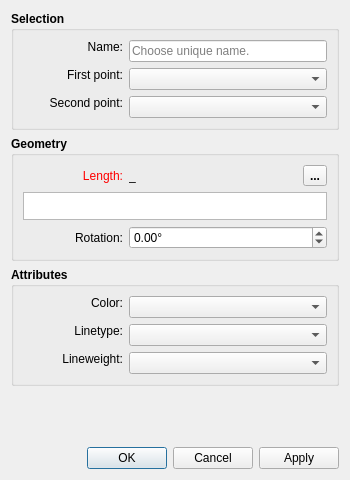
<?xml version="1.0" encoding="UTF-8"?>
<ui version="4.0">
 <class>DialogNormal</class>
 <widget class="QDialog" name="DialogNormal">
  <property name="geometry">
   <rect>
    <x>0</x>
    <y>0</y>
    <width>350</width>
    <height>480</height>
   </rect>
  </property>
  <property name="minimumSize">
   <size>
    <width>275</width>
    <height>480</height>
   </size>
  </property>
  <property name="font">
   <font>
    <pointsize>9</pointsize>
   </font>
  </property>
  <property name="windowTitle">
   <string>Point - On Perpendicular</string>
  </property>
  <property name="windowIcon">
   <iconset resource="../../../vmisc/share/resources/icon.qrc">
    <normaloff>:/icon/64x64/icon64x64.png</normaloff>:/icon/64x64/icon64x64.png</iconset>
  </property>
  <property name="locale">
   <locale language="English" country="UnitedStates"/>
  </property>
  <property name="modal">
   <bool>true</bool>
  </property>
  <layout class="QVBoxLayout" name="verticalLayout_2">
   <item>
    <widget class="QGroupBox" name="selection_GroupBox">
     <property name="sizePolicy">
      <sizepolicy hsizetype="Expanding" vsizetype="Preferred">
       <horstretch>0</horstretch>
       <verstretch>0</verstretch>
      </sizepolicy>
     </property>
     <property name="minimumSize">
      <size>
       <width>240</width>
       <height>0</height>
      </size>
     </property>
     <property name="font">
      <font>
       <pointsize>9</pointsize>
       <bold>true</bold>
      </font>
     </property>
     <property name="title">
      <string>Selection</string>
     </property>
     <layout class="QFormLayout" name="formLayout">
      <item row="0" column="0">
       <widget class="QLabel" name="labelEditNamePoint">
        <property name="sizePolicy">
         <sizepolicy hsizetype="Preferred" vsizetype="Fixed">
          <horstretch>0</horstretch>
          <verstretch>0</verstretch>
         </sizepolicy>
        </property>
        <property name="minimumSize">
         <size>
          <width>100</width>
          <height>0</height>
         </size>
        </property>
        <property name="font">
         <font>
          <pointsize>9</pointsize>
          <bold>false</bold>
         </font>
        </property>
        <property name="text">
         <string>Name:</string>
        </property>
        <property name="alignment">
         <set>Qt::AlignRight|Qt::AlignTrailing|Qt::AlignVCenter</set>
        </property>
       </widget>
      </item>
      <item row="0" column="1">
       <widget class="QLineEdit" name="lineEditNamePoint">
        <property name="sizePolicy">
         <sizepolicy hsizetype="Expanding" vsizetype="Fixed">
          <horstretch>0</horstretch>
          <verstretch>0</verstretch>
         </sizepolicy>
        </property>
        <property name="minimumSize">
         <size>
          <width>80</width>
          <height>0</height>
         </size>
        </property>
        <property name="font">
         <font>
          <pointsize>9</pointsize>
          <bold>false</bold>
         </font>
        </property>
        <property name="focusPolicy">
         <enum>Qt::StrongFocus</enum>
        </property>
        <property name="toolTip">
         <string>Unique name</string>
        </property>
        <property name="placeholderText">
         <string>Choose unique name.</string>
        </property>
       </widget>
      </item>
      <item row="1" column="0">
       <widget class="QLabel" name="labelFirstPoint">
        <property name="sizePolicy">
         <sizepolicy hsizetype="Preferred" vsizetype="Fixed">
          <horstretch>0</horstretch>
          <verstretch>0</verstretch>
         </sizepolicy>
        </property>
        <property name="minimumSize">
         <size>
          <width>100</width>
          <height>0</height>
         </size>
        </property>
        <property name="font">
         <font>
          <pointsize>9</pointsize>
          <bold>false</bold>
         </font>
        </property>
        <property name="text">
         <string>First point:</string>
        </property>
        <property name="alignment">
         <set>Qt::AlignRight|Qt::AlignTrailing|Qt::AlignVCenter</set>
        </property>
       </widget>
      </item>
      <item row="1" column="1">
       <widget class="QComboBox" name="comboBoxFirstPoint">
        <property name="sizePolicy">
         <sizepolicy hsizetype="Expanding" vsizetype="Fixed">
          <horstretch>0</horstretch>
          <verstretch>0</verstretch>
         </sizepolicy>
        </property>
        <property name="minimumSize">
         <size>
          <width>80</width>
          <height>0</height>
         </size>
        </property>
        <property name="font">
         <font>
          <pointsize>9</pointsize>
          <bold>false</bold>
         </font>
        </property>
       </widget>
      </item>
      <item row="2" column="0">
       <widget class="QLabel" name="labelSecondPoint">
        <property name="sizePolicy">
         <sizepolicy hsizetype="Preferred" vsizetype="Fixed">
          <horstretch>0</horstretch>
          <verstretch>0</verstretch>
         </sizepolicy>
        </property>
        <property name="minimumSize">
         <size>
          <width>100</width>
          <height>0</height>
         </size>
        </property>
        <property name="font">
         <font>
          <pointsize>9</pointsize>
          <bold>false</bold>
         </font>
        </property>
        <property name="text">
         <string>Second point:</string>
        </property>
        <property name="alignment">
         <set>Qt::AlignRight|Qt::AlignTrailing|Qt::AlignVCenter</set>
        </property>
       </widget>
      </item>
      <item row="2" column="1">
       <widget class="QComboBox" name="comboBoxSecondPoint">
        <property name="sizePolicy">
         <sizepolicy hsizetype="Expanding" vsizetype="Fixed">
          <horstretch>0</horstretch>
          <verstretch>0</verstretch>
         </sizepolicy>
        </property>
        <property name="minimumSize">
         <size>
          <width>80</width>
          <height>0</height>
         </size>
        </property>
        <property name="font">
         <font>
          <pointsize>9</pointsize>
          <bold>false</bold>
         </font>
        </property>
       </widget>
      </item>
     </layout>
    </widget>
   </item>
   <item>
    <widget class="QGroupBox" name="geometry_GroupBox">
     <property name="minimumSize">
      <size>
       <width>0</width>
       <height>100</height>
      </size>
     </property>
     <property name="font">
      <font>
       <pointsize>9</pointsize>
       <bold>true</bold>
      </font>
     </property>
     <property name="title">
      <string>Geometry</string>
     </property>
     <layout class="QVBoxLayout" name="verticalLayout">
      <item>
       <layout class="QHBoxLayout" name="horizontalLayout">
        <item alignment="Qt::AlignLeft">
         <widget class="QLabel" name="labelEditFormula">
          <property name="sizePolicy">
           <sizepolicy hsizetype="Preferred" vsizetype="Preferred">
            <horstretch>0</horstretch>
            <verstretch>0</verstretch>
           </sizepolicy>
          </property>
          <property name="minimumSize">
           <size>
            <width>100</width>
            <height>0</height>
           </size>
          </property>
          <property name="palette">
           <palette>
            <active>
             <colorrole role="WindowText">
              <brush brushstyle="SolidPattern">
               <color alpha="255">
                <red>255</red>
                <green>0</green>
                <blue>0</blue>
               </color>
              </brush>
             </colorrole>
            </active>
            <inactive>
             <colorrole role="WindowText">
              <brush brushstyle="SolidPattern">
               <color alpha="255">
                <red>255</red>
                <green>0</green>
                <blue>0</blue>
               </color>
              </brush>
             </colorrole>
            </inactive>
            <disabled>
             <colorrole role="WindowText">
              <brush brushstyle="SolidPattern">
               <color alpha="255">
                <red>159</red>
                <green>158</green>
                <blue>158</blue>
               </color>
              </brush>
             </colorrole>
            </disabled>
           </palette>
          </property>
          <property name="font">
           <font>
            <pointsize>9</pointsize>
            <bold>false</bold>
           </font>
          </property>
          <property name="text">
           <string>Length:</string>
          </property>
          <property name="alignment">
           <set>Qt::AlignRight|Qt::AlignTrailing|Qt::AlignVCenter</set>
          </property>
         </widget>
        </item>
        <item>
         <widget class="QLabel" name="labelResultCalculation">
          <property name="sizePolicy">
           <sizepolicy hsizetype="Fixed" vsizetype="Preferred">
            <horstretch>0</horstretch>
            <verstretch>0</verstretch>
           </sizepolicy>
          </property>
          <property name="minimumSize">
           <size>
            <width>85</width>
            <height>0</height>
           </size>
          </property>
          <property name="font">
           <font>
            <pointsize>9</pointsize>
            <bold>false</bold>
           </font>
          </property>
          <property name="toolTip">
           <string>Value</string>
          </property>
          <property name="text">
           <string notr="true">_</string>
          </property>
         </widget>
        </item>
        <item>
         <spacer name="horizontalSpacer">
          <property name="orientation">
           <enum>Qt::Horizontal</enum>
          </property>
          <property name="sizeHint" stdset="0">
           <size>
            <width>10</width>
            <height>20</height>
           </size>
          </property>
         </spacer>
        </item>
        <item alignment="Qt::AlignRight">
         <widget class="QToolButton" name="toolButtonExprLength">
          <property name="toolTip">
           <string>Formula wizard</string>
          </property>
          <property name="text">
           <string notr="true">...</string>
          </property>
          <property name="icon">
           <iconset resource="../../../vmisc/share/resources/icon.qrc">
            <normaloff>:/tsvg/seamly/fx.tsvg</normaloff>:/tsvg/seamly/fx.tsvg</iconset>
          </property>
          <property name="iconSize">
           <size>
            <width>24</width>
            <height>24</height>
           </size>
          </property>
         </widget>
        </item>
       </layout>
      </item>
      <item>
       <widget class="ExpandingTextEdit" name="plainTextEditFormula">
        <property name="sizePolicy">
         <sizepolicy hsizetype="Expanding" vsizetype="Preferred">
          <horstretch>0</horstretch>
          <verstretch>0</verstretch>
         </sizepolicy>
        </property>
        <property name="maximumSize">
         <size>
          <width>16777215</width>
          <height>28</height>
         </size>
        </property>
        <property name="font">
         <font>
          <pointsize>9</pointsize>
          <bold>false</bold>
         </font>
        </property>
        <property name="toolTip">
         <string>Calculation</string>
        </property>
        <property name="tabChangesFocus">
         <bool>true</bool>
        </property>
       </widget>
      </item>
      <item>
       <layout class="QHBoxLayout" name="horizontalLayout_2">
        <item>
         <widget class="QLabel" name="label_5">
          <property name="sizePolicy">
           <sizepolicy hsizetype="Preferred" vsizetype="Preferred">
            <horstretch>0</horstretch>
            <verstretch>0</verstretch>
           </sizepolicy>
          </property>
          <property name="minimumSize">
           <size>
            <width>100</width>
            <height>0</height>
           </size>
          </property>
          <property name="font">
           <font>
            <pointsize>9</pointsize>
            <bold>false</bold>
           </font>
          </property>
          <property name="text">
           <string>Rotation:</string>
          </property>
          <property name="alignment">
           <set>Qt::AlignRight|Qt::AlignTrailing|Qt::AlignVCenter</set>
          </property>
          <property name="wordWrap">
           <bool>true</bool>
          </property>
         </widget>
        </item>
        <item>
         <widget class="QDoubleSpinBox" name="doubleSpinBoxAngle">
          <property name="sizePolicy">
           <sizepolicy hsizetype="Expanding" vsizetype="Fixed">
            <horstretch>0</horstretch>
            <verstretch>0</verstretch>
           </sizepolicy>
          </property>
          <property name="minimumSize">
           <size>
            <width>0</width>
            <height>0</height>
           </size>
          </property>
          <property name="font">
           <font>
            <pointsize>9</pointsize>
            <bold>false</bold>
           </font>
          </property>
          <property name="suffix">
           <string notr="true">°</string>
          </property>
          <property name="minimum">
           <double>-360.000000000000000</double>
          </property>
          <property name="maximum">
           <double>360.000000000000000</double>
          </property>
          <property name="singleStep">
           <double>45.000000000000000</double>
          </property>
         </widget>
        </item>
       </layout>
      </item>
     </layout>
    </widget>
   </item>
   <item>
    <widget class="QGroupBox" name="attributes_GroupBox_2">
     <property name="sizePolicy">
      <sizepolicy hsizetype="Expanding" vsizetype="Preferred">
       <horstretch>0</horstretch>
       <verstretch>0</verstretch>
      </sizepolicy>
     </property>
     <property name="minimumSize">
      <size>
       <width>240</width>
       <height>0</height>
      </size>
     </property>
     <property name="font">
      <font>
       <pointsize>9</pointsize>
       <bold>true</bold>
      </font>
     </property>
     <property name="title">
      <string>Attributes</string>
     </property>
     <layout class="QFormLayout" name="formLayout_2">
      <item row="0" column="0">
       <widget class="QLabel" name="lineColor_Label">
        <property name="sizePolicy">
         <sizepolicy hsizetype="Preferred" vsizetype="Fixed">
          <horstretch>0</horstretch>
          <verstretch>0</verstretch>
         </sizepolicy>
        </property>
        <property name="minimumSize">
         <size>
          <width>100</width>
          <height>0</height>
         </size>
        </property>
        <property name="maximumSize">
         <size>
          <width>16777215</width>
          <height>16777215</height>
         </size>
        </property>
        <property name="font">
         <font>
          <pointsize>9</pointsize>
          <bold>false</bold>
         </font>
        </property>
        <property name="text">
         <string>Color:</string>
        </property>
        <property name="alignment">
         <set>Qt::AlignRight|Qt::AlignTrailing|Qt::AlignVCenter</set>
        </property>
       </widget>
      </item>
      <item row="0" column="1">
       <widget class="ColorComboBox" name="lineColor_ComboBox">
        <property name="sizePolicy">
         <sizepolicy hsizetype="Expanding" vsizetype="Fixed">
          <horstretch>0</horstretch>
          <verstretch>0</verstretch>
         </sizepolicy>
        </property>
        <property name="minimumSize">
         <size>
          <width>80</width>
          <height>0</height>
         </size>
        </property>
        <property name="font">
         <font>
          <pointsize>9</pointsize>
          <bold>false</bold>
         </font>
        </property>
       </widget>
      </item>
      <item row="1" column="0">
       <widget class="QLabel" name="lineType_Label">
        <property name="sizePolicy">
         <sizepolicy hsizetype="Preferred" vsizetype="Fixed">
          <horstretch>0</horstretch>
          <verstretch>0</verstretch>
         </sizepolicy>
        </property>
        <property name="minimumSize">
         <size>
          <width>100</width>
          <height>0</height>
         </size>
        </property>
        <property name="maximumSize">
         <size>
          <width>16777215</width>
          <height>16777215</height>
         </size>
        </property>
        <property name="font">
         <font>
          <pointsize>9</pointsize>
          <bold>false</bold>
         </font>
        </property>
        <property name="text">
         <string>Linetype:</string>
        </property>
        <property name="alignment">
         <set>Qt::AlignRight|Qt::AlignTrailing|Qt::AlignVCenter</set>
        </property>
       </widget>
      </item>
      <item row="1" column="1">
       <widget class="LineTypeComboBox" name="lineType_ComboBox">
        <property name="sizePolicy">
         <sizepolicy hsizetype="Expanding" vsizetype="Fixed">
          <horstretch>0</horstretch>
          <verstretch>0</verstretch>
         </sizepolicy>
        </property>
        <property name="minimumSize">
         <size>
          <width>80</width>
          <height>0</height>
         </size>
        </property>
        <property name="maximumSize">
         <size>
          <width>16777215</width>
          <height>16777215</height>
         </size>
        </property>
        <property name="font">
         <font>
          <pointsize>9</pointsize>
          <bold>false</bold>
         </font>
        </property>
       </widget>
      </item>
      <item row="2" column="0">
       <widget class="QLabel" name="lineWeight_Label">
        <property name="sizePolicy">
         <sizepolicy hsizetype="Preferred" vsizetype="Fixed">
          <horstretch>0</horstretch>
          <verstretch>0</verstretch>
         </sizepolicy>
        </property>
        <property name="minimumSize">
         <size>
          <width>100</width>
          <height>0</height>
         </size>
        </property>
        <property name="maximumSize">
         <size>
          <width>16777215</width>
          <height>16777215</height>
         </size>
        </property>
        <property name="font">
         <font>
          <pointsize>9</pointsize>
          <bold>false</bold>
         </font>
        </property>
        <property name="text">
         <string>Lineweight:</string>
        </property>
        <property name="alignment">
         <set>Qt::AlignRight|Qt::AlignTrailing|Qt::AlignVCenter</set>
        </property>
       </widget>
      </item>
      <item row="2" column="1">
       <widget class="LineWeightComboBox" name="lineWeight_ComboBox">
        <property name="sizePolicy">
         <sizepolicy hsizetype="Expanding" vsizetype="Fixed">
          <horstretch>0</horstretch>
          <verstretch>0</verstretch>
         </sizepolicy>
        </property>
        <property name="minimumSize">
         <size>
          <width>80</width>
          <height>0</height>
         </size>
        </property>
        <property name="font">
         <font>
          <pointsize>9</pointsize>
          <bold>false</bold>
         </font>
        </property>
       </widget>
      </item>
     </layout>
    </widget>
   </item>
   <item>
    <spacer name="verticalSpacer">
     <property name="orientation">
      <enum>Qt::Vertical</enum>
     </property>
     <property name="sizeHint" stdset="0">
      <size>
       <width>20</width>
       <height>62</height>
      </size>
     </property>
    </spacer>
   </item>
   <item>
    <widget class="QDialogButtonBox" name="buttonBox">
     <property name="orientation">
      <enum>Qt::Horizontal</enum>
     </property>
     <property name="standardButtons">
      <set>QDialogButtonBox::Apply|QDialogButtonBox::Cancel|QDialogButtonBox::Ok</set>
     </property>
    </widget>
   </item>
  </layout>
 </widget>
 <customwidgets>
  <customwidget>
   <class>ColorComboBox</class>
   <extends>QComboBox</extends>
   <header location="global">color_combobox.h</header>
  </customwidget>
  <customwidget>
   <class>LineTypeComboBox</class>
   <extends>QComboBox</extends>
   <header location="global">linetype_combobox.h</header>
  </customwidget>
  <customwidget>
   <class>LineWeightComboBox</class>
   <extends>QComboBox</extends>
   <header location="global">lineweight_combobox.h</header>
  </customwidget>
  <customwidget>
   <class>ExpandingTextEdit</class>
   <extends>QPlainTextEdit</extends>
   <header>expandingtextedit.h</header>
  </customwidget>
 </customwidgets>
 <tabstops>
  <tabstop>lineEditNamePoint</tabstop>
  <tabstop>comboBoxFirstPoint</tabstop>
  <tabstop>comboBoxSecondPoint</tabstop>
  <tabstop>toolButtonExprLength</tabstop>
  <tabstop>plainTextEditFormula</tabstop>
  <tabstop>doubleSpinBoxAngle</tabstop>
  <tabstop>lineColor_ComboBox</tabstop>
  <tabstop>lineType_ComboBox</tabstop>
  <tabstop>lineWeight_ComboBox</tabstop>
 </tabstops>
 <resources>
  <include location="../../../vmisc/share/resources/icon.qrc"/>
 </resources>
 <connections>
  <connection>
   <sender>buttonBox</sender>
   <signal>accepted()</signal>
   <receiver>DialogNormal</receiver>
   <slot>accept()</slot>
   <hints>
    <hint type="sourcelabel">
     <x>248</x>
     <y>254</y>
    </hint>
    <hint type="destinationlabel">
     <x>157</x>
     <y>274</y>
    </hint>
   </hints>
  </connection>
  <connection>
   <sender>buttonBox</sender>
   <signal>rejected()</signal>
   <receiver>DialogNormal</receiver>
   <slot>reject()</slot>
   <hints>
    <hint type="sourcelabel">
     <x>316</x>
     <y>260</y>
    </hint>
    <hint type="destinationlabel">
     <x>286</x>
     <y>274</y>
    </hint>
   </hints>
  </connection>
 </connections>
</ui>
